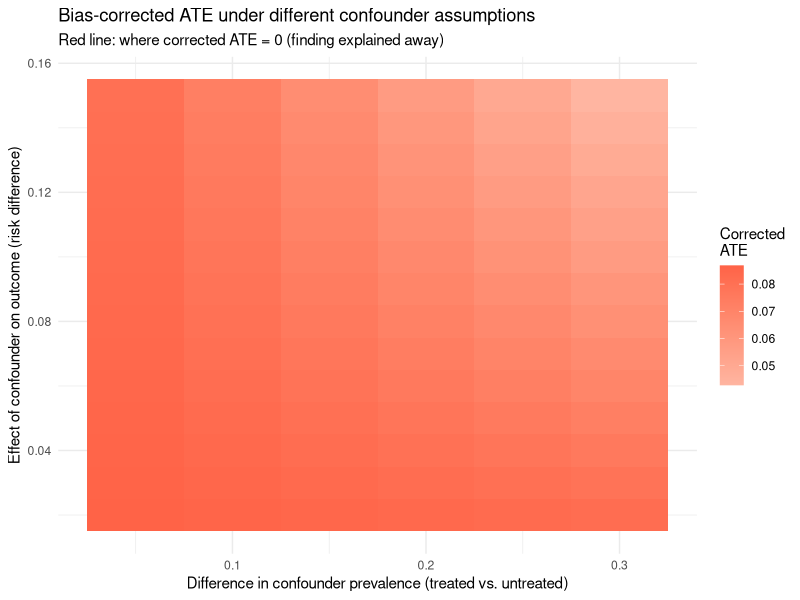
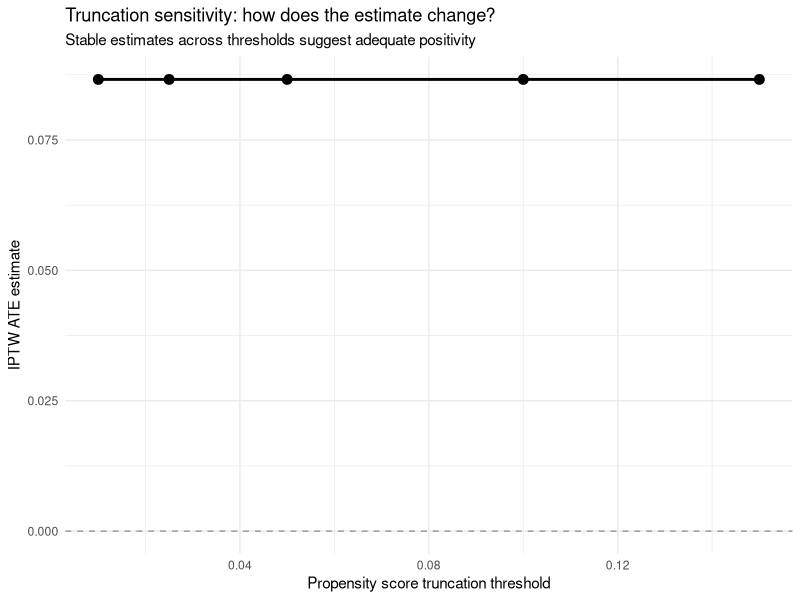

These charts were generated, in order, by the following R code:
## ---- chunk 1
#| include: false
knitr::opts_chunk$set(
  collapse = TRUE,
  comment = "#>",
  fig.width = 7,
  fig.height = 4,
  fig.align = "center"
)
## ---- chunk 2
#| code-fold: true
library(tidyverse)

set.seed(2026)
n <- 3000

# Measured confounders
age    <- rnorm(n, 65, 10)
cvd    <- rbinom(n, 1, plogis(-1.5 + 0.03 * (age - 60)))
statin <- rbinom(n, 1, 0.4)

# Unmeasured confounder (frailty) - we simulate it but pretend we cannot measure it
frailty <- rnorm(n, 0, 1)

# Treatment model (affected by both measured and unmeasured confounders)
A <- rbinom(n, 1, plogis(-0.5 + 0.02 * (age - 60) + 0.5 * cvd +
                           0.3 * statin + 0.4 * frailty))

# Outcome model (also affected by unmeasured confounder)
Y <- rbinom(n, 1, plogis(-2.5 + 0.3 * A + 0.04 * (age - 60) +
                           0.6 * cvd + 0.2 * statin + 0.5 * frailty))

dat <- tibble(age, cvd, statin, frailty, A, Y)
## ---- chunk 3
# Analysis ignoring frailty (what the analyst would actually do)
ps_mod <- glm(A ~ age + cvd + statin, family = binomial, data = dat)
out_mod <- glm(Y ~ A + age + cvd + statin, family = binomial, data = dat)

# G-computation estimate (biased due to unmeasured confounding)
dat1 <- dat %>% mutate(A = 1)
dat0 <- dat %>% mutate(A = 0)
p1 <- predict(out_mod, newdata = dat1, type = "response")
p0 <- predict(out_mod, newdata = dat0, type = "response")
naive_ate <- mean(p1 - p0)

cat("Estimated ATE (ignoring frailty):", round(naive_ate, 4), "\n")
## ---- chunk 4
# Convert our risk difference to approximate risk ratio for E-value
risk1 <- mean(p1)
risk0 <- mean(p0)
rr <- risk1 / risk0

# E-value function
e_value <- function(rr) {
  rr <- max(rr, 1 / rr)  # ensure RR >= 1
  rr + sqrt(rr * (rr - 1))
}

cat("Approximate risk ratio:", round(rr, 2), "\n")
cat("E-value:", round(e_value(rr), 2), "\n")
## ---- chunk 5
# Bias analysis
gamma <- 0.08   # effect of frailty on outcome
delta_p <- 0.15 # difference in frailty prevalence by treatment

bias <- gamma * delta_p
corrected_ate <- naive_ate - bias

tibble(
  Quantity = c("Observed ATE", "Estimated bias", "Bias-corrected ATE"),
  Value = round(c(naive_ate, bias, corrected_ate), 4)
)
## ---- chunk 6
#| code-fold: true
# Grid of bias parameters
bias_grid <- expand_grid(
  gamma = seq(0.02, 0.15, by = 0.01),
  delta_p = seq(0.05, 0.30, by = 0.05)
) %>%
  mutate(
    bias = gamma * delta_p,
    corrected = naive_ate - bias,
    would_flip = corrected < 0
  )

# Contour plot
ggplot(bias_grid, aes(x = delta_p, y = gamma, fill = corrected)) +
  geom_tile() +
  geom_contour(aes(z = corrected), breaks = 0, color = "red", linewidth = 1) +
  scale_fill_gradient2(low = "steelblue", mid = "white", high = "tomato",
                       midpoint = 0, name = "Corrected\nATE") +
  labs(
    x = "Difference in confounder prevalence (treated vs. untreated)",
    y = "Effect of confounder on outcome (risk difference)",
    title = "Bias-corrected ATE under different confounder assumptions",
    subtitle = "Red line: where corrected ATE = 0 (finding explained away)"
  ) +
  theme_minimal()
## ---- chunk 7
# Fit propensity score
ps <- predict(ps_mod, type = "response")

# IPTW at different truncation levels
truncation_levels <- c(0.01, 0.025, 0.05, 0.10, 0.15)

iptw_results <- map_dfr(truncation_levels, function(delta) {
  ps_trunc <- pmin(pmax(ps, delta), 1 - delta)
  w <- ifelse(dat$A == 1, 1 / ps_trunc, 1 / (1 - ps_trunc))

  risk1 <- sum(w * dat$Y * (dat$A == 1)) / sum(w * (dat$A == 1))
  risk0 <- sum(w * dat$Y * (dat$A == 0)) / sum(w * (dat$A == 0))

  tibble(
    truncation = delta,
    ate = risk1 - risk0,
    max_weight = max(w),
    ess = sum(w)^2 / sum(w^2)
  )
})

iptw_results
## ---- chunk 8
#| code-fold: true
ggplot(iptw_results, aes(x = truncation, y = ate)) +
  geom_line(linewidth = 1) +
  geom_point(size = 3) +
  geom_hline(yintercept = 0, linetype = "dashed", color = "gray60") +
  labs(
    x = "Propensity score truncation threshold",
    y = "IPTW ATE estimate",
    title = "Truncation sensitivity: how does the estimate change?",
    subtitle = "Stable estimates across thresholds suggest adequate positivity"
  ) +
  theme_minimal()
## ---- chunk 9
# Simulate a negative control outcome (unrelated to treatment)
dat <- dat %>%
  mutate(
    neg_control = rbinom(n, 1, plogis(-3 + 0.03 * (age - 60) +
                                        0.3 * cvd + 0.4 * frailty))
    # Note: no A term - treatment truly has no effect on this outcome
  )

# Estimate "effect" on negative control using same analysis
nc_mod <- glm(neg_control ~ A + age + cvd + statin, family = binomial, data = dat)
nc_p1 <- predict(nc_mod, newdata = dat1, type = "response")
nc_p0 <- predict(nc_mod, newdata = dat0, type = "response")
nc_effect <- mean(nc_p1 - nc_p0)

cat("Estimated effect on negative control:", round(nc_effect, 4), "\n")
cat("(Should be ~0 if confounding is controlled)\n")
## ---- chunk 10
sessionInfo()
